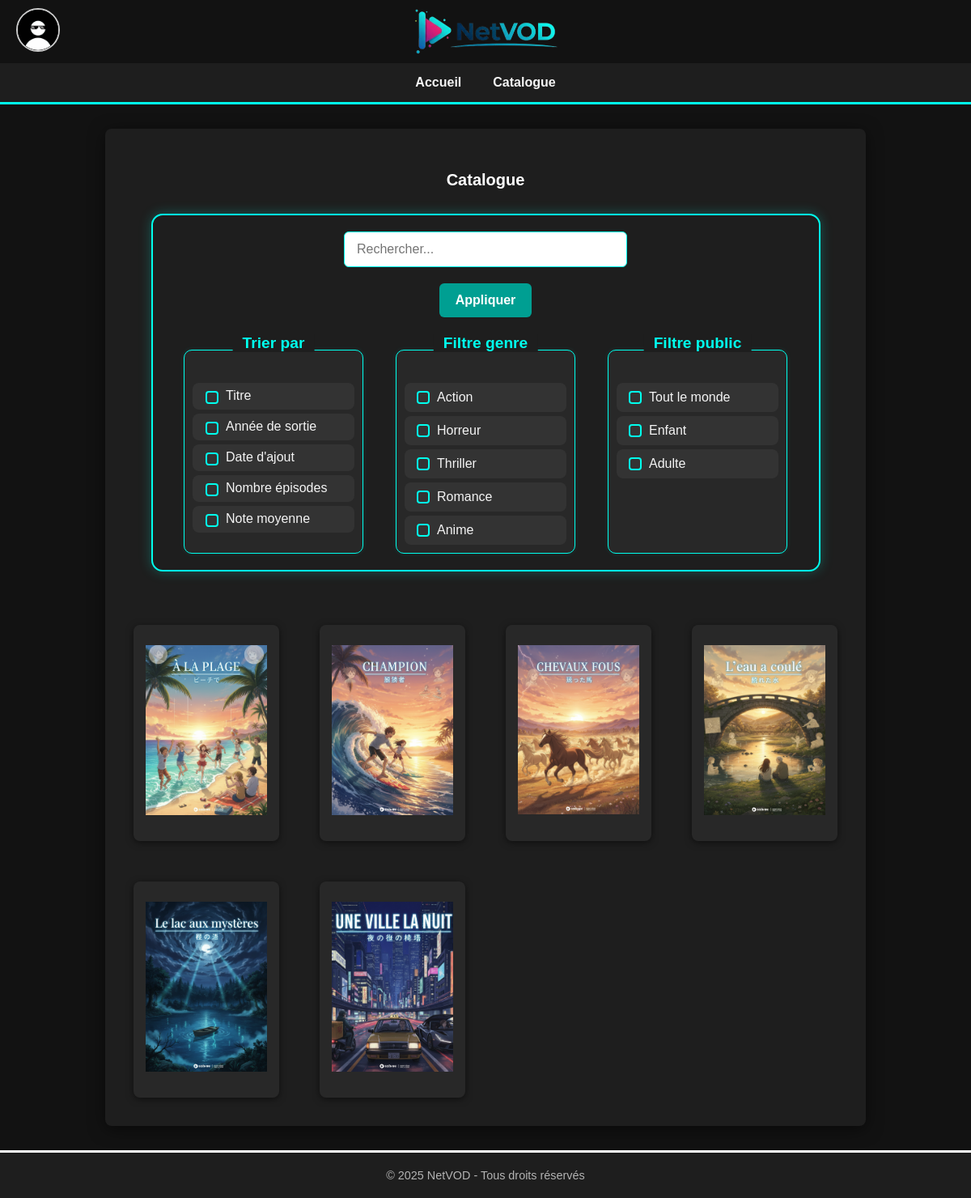
Page /?action=display-catalogue on the committed database.
### tables this page shows
CREATE TABLE `Genre` (
  `idGenre` int(11) NOT NULL,
  `libelle` varchar(30) DEFAULT NULL
);

CREATE TABLE `Public` (
  `idPublic` int(11) NOT NULL,
  `typePublic` varchar(30) DEFAULT NULL
);

CREATE TABLE `serie` (
  `id` int(11) NOT NULL,
  `titre` varchar(128) NOT NULL,
  `descriptif` text NOT NULL,
  `img` varchar(256) NOT NULL,
  `annee` int(11) NOT NULL,
  `date_ajout` date NOT NULL
);

### index.php (called while the page is built, shortened)
<?php
$action = $_GET['action'] ?? '';
$app = new Dispatcher($action);
$app->run();

### src/classes/repository/NetVODRepository.php (called while the page is built, shortened)
<?php
class NetVODRepository
{
    private \PDO $pdo;
    private static ?NetVODRepository $instance = null;
    private static array $config = [];
    private function __construct(array $conf)
    {
        $this->pdo = new \PDO($conf['dsn'], $conf['user'], $conf['pass'], [\PDO::ATTR_ERRMODE => \PDO::ERRMODE_EXCEPTION]);
    }
    public static function getInstance()
    {
        if (is_null(self::$instance)) {
            self::$instance = new NetVODRepository(self::$config);
        }
        return self::$instance;
    }
    public static function setConfig(string $file)
    {
        $conf = parse_ini_file($file);
        $driver = $conf['driver'];
        $host = $conf['host'];
        $database = $conf['database'];
        self::$config = [
            'dsn' => "$driver:host=$host;dbname=$database;charset=utf8mb4",
            'user' => $conf['username'],
            'pass' => $conf['password']
        ];
    }
    public function catalogueVOD($recherche, $tri, $genre, $public): array
    {
        $recherche = "%" . $recherche . "%";
        $allowedSort = ['titre', 'annee', 'date_ajout', 'note', 'nbepisode'];
        if (!in_array($tri, $allowedSort)) {
            $tri = 'titre';
        }
        $triCols = [
            'titre' => 'serie.titre',
            'annee' => 'serie.annee',
            'date_ajout' => 'serie.date_ajout',
            'note' => 'note',
            'nbepisode' => 'nbepisode'
        ];
        $orderBy = $triCols[$tri];
        $query = "SELECT serie.id, serie.titre, serie.descriptif, serie.img, serie.annee, serie.date_ajout, ROUND(AVG(note),2) as note, COUNT(episode.codeEpisode) as nbepisode
            FROM serie
            INNER JOIN episode ON episode.serie_id = serie.id
            LEFT JOIN StatutSerie ON StatutSerie.id = serie.id
            LEFT JOIN ApourGenre ON serie.id = ApourGenre.id
            LEFT JOIN Genre ON ApourGenre.idGenre = Genre.idGenre
            LEFT JOIN ApourPublic ON serie.id = ApourPublic.id
            LEFT JOIN Public ON ApourPublic.idPublic = Public.idPublic
            WHERE (serie.titre LIKE ? OR serie.descriptif LIKE ?) ";
        $query .= "GROUP BY serie.id
                    ORDER BY $orderBy";
        $stmt = $this->pdo->prepare($query);
        $stmt->bindParam(1, $recherche);
        $stmt->bindParam(2, $recherche);
        $stmt->execute();
        return $stmt->fetchAll(\PDO::FETCH_ASSOC);
    }
    public function genererGenre(): ?array
    {
        $query = "SELECT * FROM Genre";
        $stmt = $this->pdo->prepare($query);
        $stmt->execute();
        return $stmt->fetchALL(\PDO::FETCH_ASSOC);
    }
    public function genererPublic(): ?array
    {
        $query = "SELECT typePublic FROM Public";
        $stmt = $this->pdo->prepare($query);
        $stmt->execute();
        return $stmt->fetchALL(\PDO::FETCH_ASSOC);
    }
}

### src/classes/action/DisplayCatalogue.php (the view, shortened to what this page needs)
<?php
class DisplayCatalogue extends Action
{
    public function execute(): string
    {
        $repo = NetVODRepository::getInstance();
        $recherche = $_GET['recherche'] ?? '';
        $tri = $_GET['tri'] ?? '';
        $genre = $_GET['genre'] ?? [];
        $public = $_GET['public'] ?? [];
        $catalogue = $repo->catalogueVOD($recherche, $tri, $genre, $public);
        $checkedTitre = ($tri === 'titre') ? 'checked' : '';
        $checkedAnnee = ($tri === 'annee') ? 'checked' : '';
        $checkedDate = ($tri === 'date_ajout') ? 'checked' : '';
        $checkedEpisodes = ($tri === 'nbepisode') ? 'checked' : '';
        $checkedNote = ($tri === 'notemoy') ? 'checked' : '';
        $tabGenre = $repo->genererGenre();
        $tabPublic = $repo->genererPublic();
        $html = <<<HTML
        <div class='playlist-container'>
            <h2 id='titleaction'>Catalogue</h2>
            <form method="get" class="playlist-filters-container">
                <input type="hidden" name="action" value="display-catalogue">
                <input type="search" name="recherche" placeholder="Rechercher..." value="$recherche">
                <button type="submit" class="btn-appliquer">Appliquer</button>
                <div class="filters-row">
                    <div class="filtre-colonne">
                        <div class="titre-section">Trier par</div>
                        <div class="checkbox-group">
                            <label><input type="radio" name="tri" value="titre" $checkedTitre> Titre</label>
                            <label><input type="radio" name="tri" value="annee" $checkedAnnee> Année de sortie</label>
                            <label><input type="radio" name="tri" value="date_ajout" $checkedDate> Date d'ajout</label>
                            <label><input type="radio" name="tri" value="nbepisode" $checkedEpisodes> Nombre épisodes</label>
                            <label><input type="radio" name="tri" value="notemoy" $checkedNote> Note moyenne</label>
                        </div>
                    </div>
                    <div class="filtre-colonne">
                        <div class="titre-section">Filtre genre</div>
                        <div class="checkbox-group">
        HTML;
        foreach ($tabGenre as $tgenre) {
            $libelle = htmlspecialchars($tgenre['libelle']);
            $checked = in_array($libelle, $genre) ? 'checked' : '';
            $html .= "<label><input type='checkbox' name='genre[]' value='{$libelle}' $checked> {$libelle}</label>";
        }
        $html .= <<<HTML
                        </div>
                    </div>
                    <div class="filtre-colonne">
                        <div class="titre-section">Filtre public</div>
                        <div class="checkbox-group">
        HTML;
        foreach ($tabPublic as $tpublic) {
            $type = htmlspecialchars($tpublic['typePublic']);
            $checked = in_array($type, $public) ? 'checked' : '';
            $html .= "<label><input type='checkbox' name='public[]' value='{$type}' $checked> {$type}</label>";
        }
        $html .= <<<HTML
                        </div>
                    </div>
                </div>
            </form>
            <br><br>
            <div class="playlist-grid">
        HTML;
        foreach ($catalogue as $cat) {
            $id = $cat['id'];
            $img = htmlspecialchars($cat['img']);
            $titre = htmlspecialchars($cat['titre']);
            $html .= <<<HTML
            <div class="playlist-card">
                <a href="?action=display-series&series_id={$id}" class="playlist-name">
                    <img src="src/style/img/{$img}" alt="{$titre}" width="100%">
                </a>
                <div class="card-actions">
            HTML;
            $html .= "</div></div>";
        }
        $html .= "</div></div>";
        return $html;
    }
}

### src/classes/dispatch/Dispatcher.php (shortened to what this page needs)
<?php
class Dispatcher{
    private string $action;
    public function __construct(string $s){
        $this->action = $s;
    }
    public function run(){
        $html = "";
        switch($this->action){
            case 'display-catalogue':
                $html = (new a\DisplayCatalogue())->execute();
                break;
        }
        $this->renderPage($html);
    }
    public function renderPage(string $s): void{
        $repo = NetVODRepository::getInstance();
        if(isset($_SESSION['user'])){
            $img = $repo->getPhotoProfile($_SESSION['user']);
        }else{
            $img = "src/style/img/profilepicture/inconnu.png";
        }
        echo <<<Limite
    <!DOCTYPE html>
    <html lang="fr">
    <head>
        <meta charset="UTF-8">
        <meta name="viewport" content="width=device-width, initial-scale=1.0">
        <link rel="stylesheet" href="src/style/css/style.css">
        <title>NetVOD</title>
    </head>
    <body>
        <header>
            <div id="top-left">
                <a href="?action=modif-user"><img src={$img} alt="Photo de profil" id="profile-pic"></a>
                <a href="." id="none">
                    <img id="logo" src="src/style/img/logo.png" alt="NetVOD">
                </a>
            </div>
            <nav>
                <ul>
                    <li><a href=".">Accueil</a></li>
                    <li><a href="?action=display-catalogue">Catalogue</a></li>
                </ul>
            </nav>
        </header>
        <main>
            {$s}
        </main>
        <footer>
            <p>&copy; 2025 NetVOD - Tous droits réservés</p>
        </footer>
    </body>
    </html>
    Limite;
    }
}

### rows in the picture
genre: libelle "Action"
genre: libelle "Horreur"
genre: libelle "Thriller"
genre: libelle "Romance"
genre: libelle "Anime"
public: typePublic "Tout le monde"
public: typePublic "Enfant"
public: typePublic "Adulte"
serie: img (picture)
serie: img (picture)
serie: img (picture)
serie: img (picture)
serie: img (picture)
serie: img (picture)
